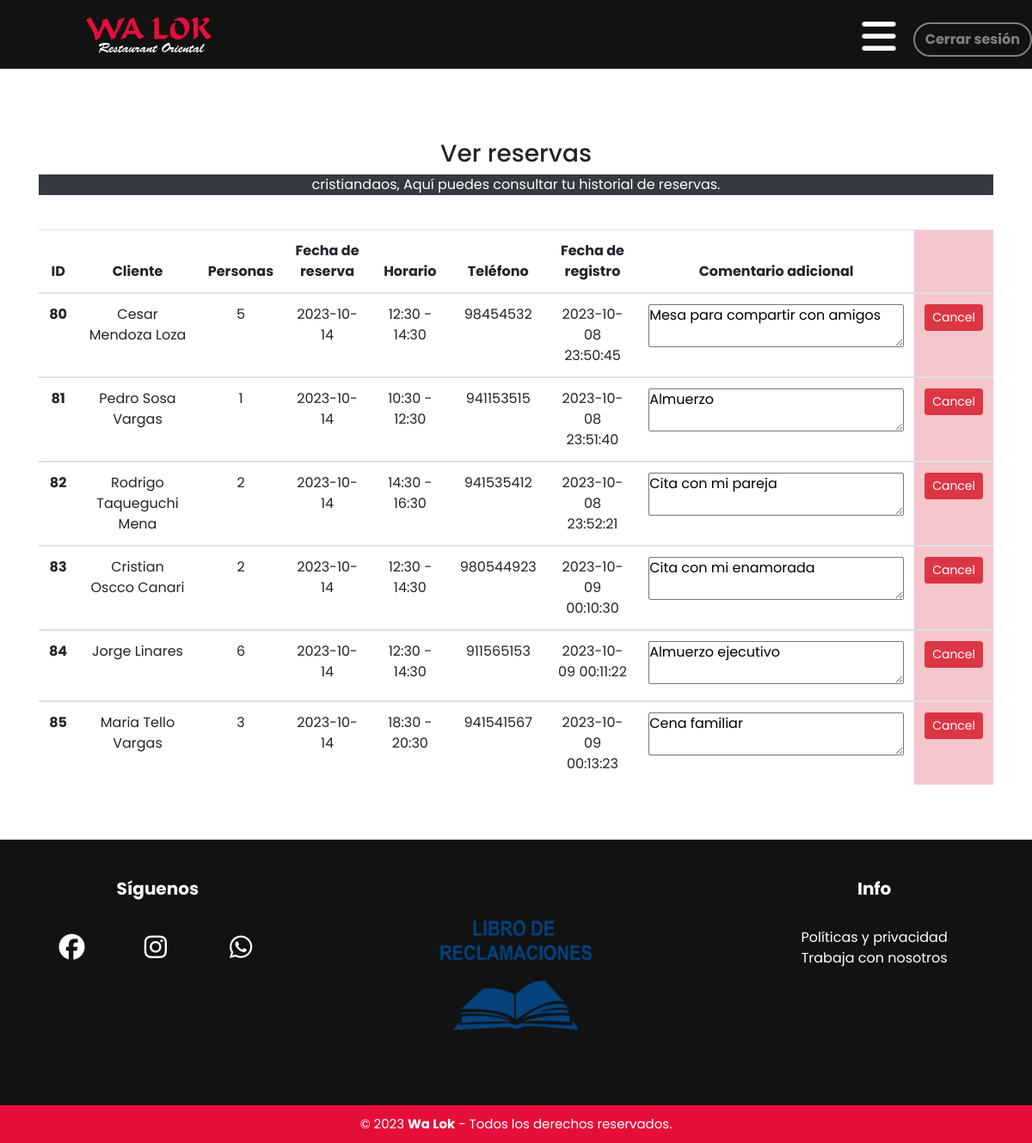
Screenshot of /view_reservations.php (signed in) with the database file from the repository.
### tables this page shows
CREATE TABLE `reservation` (
  `reserv_id` int(11) NOT NULL,
  `f_name` text NOT NULL,
  `l_name` text NOT NULL,
  `num_guests` int(11) NOT NULL,
  `num_tables` int(11) NOT NULL,
  `rdate` date NOT NULL,
  `time_zone` text NOT NULL,
  `telephone` text NOT NULL,
  `comment` mediumtext NOT NULL,
  `reg_date` timestamp NOT NULL DEFAULT current_timestamp(),
  `user_fk` int(11) NOT NULL
);

### includes/view.reservation.inc.php (the view, shortened to what this page needs)
<?php
if(isset($_SESSION['user_id'])){
    require 'includes/dbh.inc.php';
    $user = $_SESSION['user_id'];
    $role = $_SESSION['role'];
    if($role==1){
    $sql = "SELECT * FROM reservation WHERE user_fk = $user";
    $result = $conn->query($sql);
    if ($result->num_rows > 0) {
        echo
        '
            <table class="table table-hover table-responsive-sm text-center">
                <thead>
                    <tr>
                        <th scope="col">Cliente</th>
                        <th scope="col">Personas</th>
                        <th scope="col">Fecha de reserva</th>
                        <th scope="col">Horario</th>
                        <th scope="col">Teléfono</th>
                        <th scope="col">Fecha de registro</th>
                        <th scope="col">Comentario adicional</th>
                        <th class="table-danger" scope="col"></th>
                    </tr>
                </thead> ';
        while($row = $result->fetch_assoc()) {
        echo"
                <tbody>
                    <tr>
                    <form action='includes/delete.php' method='POST'>
                    <input name='reserv_id' type='hidden' value=".$row["reserv_id"].">
                      <th scope='row'>".$row["f_name"]." ".$row["l_name"]."</th>
                      <td>".$row["num_guests"]."</td>
                      <td>".$row["rdate"]."</td>
                      <td>".$row["time_zone"]."</td>
                      <td>".$row["telephone"]."</td>
                      <td>".$row["reg_date"]."</td>
                      <td><textarea readonly>".$row["comment"]."</textarea></td>
                      <td class='table-danger'><button type='submit' name='delete-submit' class='btn btn-danger btn-sm'>Cancel</button></td>
                          </form>
                    </tr>
              </tbody>";
        }
        echo "</table>";
    }
    else {    echo "<p class='text-white text-center bg-danger'>Your reservation list is empty!<p>"; }
    }
    else if($role==2 || 3){
    $sql = "SELECT * FROM reservation";
    $result = $conn->query($sql);
    if ($result->num_rows > 0) {
        echo
        '
            <table class="table table-hover table-responsive-sm text-center">
                <thead>
                    <tr>
                        <th scope="col">ID</th>
                        <th scope="col">Cliente</th>
                        <th scope="col">Personas</th>
                        <th scope="col">Fecha de reserva</th>
                        <th scope="col">Horario</th>
                        <th scope="col">Teléfono</th>
                        <th scope="col">Fecha de registro</th>
                        <th scope="col">Comentario adicional</th>
                        <th class="table-danger" scope="col"></th>
                    </tr>
                </thead> ';
        while($row = $result->fetch_assoc()) {
        echo"
                <tbody>
                    <tr>
                    <form action='includes/delete.php' method='POST'>
                      <input name='reserv_id' type='hidden' value=".$row["reserv_id"].">
                      <th scope='row'>".$row["reserv_id"]."</th>
                      <td>".$row["f_name"]." ".$row["l_name"]."</td>
                      <td>".$row["num_guests"]."</td>
                      <td>".$row["rdate"]."</td>
                      <td>".$row["time_zone"]."</td>
                      <td>".$row["telephone"]."</td>
                      <td>".$row["reg_date"]."</td>
                      <td><textarea readonly>".$row["comment"]."</textarea></td>
                      <td class='table-danger'><button type='submit' name='delete-submit' class='btn btn-danger btn-sm'>Cancel</button></td>
                          </form>
                    </tr>
              </tbody>";
        }
        echo "</table>";
    }
    else {    echo "<p class='text-white text-center bg-danger'>¡Tu lista de reservas está vacía!<p>"; }
    }
}

### header.php (shortened to what this page needs)
<!DOCTYPE html>
<html lang="es">
<head>
<link href="css/header.css" rel="stylesheet" type="text/css">
<link rel="stylesheet" href="https://stackpath.bootstrapcdn.com/bootstrap/4.1.0/css/bootstrap.min.css">
</head>
<body>
    <nav>
        <label for="check" class="checkbtn">
            <i class="fas fa-bars"></i>
        </label>
        <a href="index.php" class="enlace">
            <img src="img/Logo_Walok.png" alt="" class="logo">
        </a>
        <?php
            if(isset($_SESSION['user_id'])){
                echo '
                <form class="navbar-form navbar-right" action="includes/logout.inc.php" method="post">
                <button type="submit" name="logout-submit" class="btn btn-outline-dark" style="float:right;
                margin-top: 26px; font-weight:bold; border: solid 2px #343a40; border-color:gray; color:gray; border-radius: 20px;">Cerrar sesión</button></form>';
            }
        ?>
    </nav>

### view_reservations.php (shortened to what this page needs)
<?php
require "header.php";
?>
<head>
        <link rel="stylesheet" href="css/reservation.css">
        <link rel="stylesheet" href="https://cdnjs.cloudflare.com/ajax/libs/font-awesome/6.4.2/css/all.min.css" />
</head>
<br><br>
<div class="container">
<h3 class="text-center"><br>Ver reservas<br></h3>
<?php
    if(isset($_SESSION['user_id'])){
        echo '<p class="text-white bg-dark text-center">'. $_SESSION['username'] .', Aquí puedes consultar tu historial de reservas.</p><br>';
    require 'includes/view.reservation.inc.php';
 }
    else {
        echo '	<p class="text-center text-danger"><br>¡Actualmente no has iniciado sesión!<br></p>
        <p class="text-center">¡Para hacer una reserva tienes que crear una cuenta!<br><br><p>';
    }
?>
</div>
<br><br>
<?php
require "footer.php";
?>

### footer.php
<head>
    <link rel="stylesheet" href="css/footer.css">
</head>
<footer class="footer">
        <div class="g1">
            <div class="box">
                <h2>Síguenos</h2>
                <div class="social">
                    <a href="https://www.facebook.com/WalokMiraflores" target="_blank" class="fa-brands fa-facebook"></a>
                    <a href="https://www.instagram.com/restauranteorientalwalok/" target="_blank" class="fa-brands fa-instagram"></a>
                    <a href="#" class="fa-brands fa-whatsapp"></a>
                </div>
            </div>
            <div class="box">
                <figure>
                    <a href="#">
                        <img src="img/libro-de-reclamaciones.webp" alt="libro-de-reclamaciones">
                    </a>
                </figure>
            </div>
            <div class="box">
                <h2>Info</h2>
                <a href="./politicas.php" class="info">Políticas y privacidad</a><br>
                <a href="./trabajo.php" class="info">Trabaja con nosotros</a>
            </div>
        </div>
        <div class="g2">
            <small>&copy; 2023 <b>Wa Lok</b> - Todos los derechos reservados.</small>
        </div>
    </footer>

### css/header.css (style rules this page uses)
* { margin: 0; padding: 0; font-family: 'Poppins', sans-serif; }
nav { background: #121212; height: 80px; width: 100%; overflow: hidden; position: sticky; top: 0px; z-index: 2; }
.enlace { position: absolute; padding: 20px 100px; }
.logo { height: 45px; }
.checkbtn { display: none; }
@media (max-width: 1200px) { body nav { display: flex; flex-direction: row; justify-content: space-between; } }
@media (max-width: 1200px) { body nav label.checkbtn, .check { display: flex; color: rgb(255, 255, 255); margin-left: auto; margin-top: 20px; margin-right: 20px; } }
@media (max-width: 1200px) { body nav i { font-size: 45px; } }

### css/reservation.css (style rules this page uses)
* { margin: 0; padding: 0; box-sizing: border-box; font-family: 'Poppins', sans-serif; }
h2 { font-size: 50px; font-weight: 600; text-align: left; color: rgb(229, 14, 58); padding-bottom: 8px; border-bottom: none; }
.footer { width: 100%; background-color: #121212; }
.footer .g1 { width: 100%; max-width: 1200px; margin: auto; display: grid; grid-template-columns: repeat(3, 1fr); grid-gap: 50px; padding: 45px 0px; }
.footer .g1 .box figure { width: 100%; height: 100%; display: flex; justify-content: center; align-items: center; }
.footer .g1 .box figure img { width: 180px; }
.footer .g1 .box h2 { color: #fff; margin-bottom: 25px; font-size: 20px; text-align: center; justify-content: center; }
.footer .g1 .box { text-align: center; }
.footer .g1 .box .info { color: #fff; }
.footer .g1 .box .social a { color: #fff; font-size: 30px; text-decoration: none; width: 55px; height: 45px; line-height: 45px; margin-right: 40px; padding-left: 32px; transition: all 300ms ease; }
.footer .g2 { background-color: #E50E3A; padding: 10px; text-align: center; color: #fff; }
.footer .g2 small { font-size: 15px; }

### css/footer.css (style rules this page uses)
.footer { width: 100%; background-color: #121212; }
.footer .g1 { width: 100%; max-width: 1200px; margin: auto; display: grid; grid-template-columns: repeat(3, 1fr); grid-gap: 50px; padding: 45px 0px; }
.footer .g1 .box figure { width: 100%; height: 100%; display: flex; justify-content: center; align-items: center; }
.footer .g1 .box figure img { width: 180px; }
.footer .g1 .box h2 { font-weight: bold; color: #fff; margin-bottom: 25px; font-size: 20px; text-align: center; justify-content: center; }
.footer .g1 .box { text-align: center; }
.footer .g1 .box .info { color: #fff; }
.footer .g1 .box .social a { color: #fff; font-size: 30px; text-decoration: none; width: 55px; height: 45px; line-height: 45px; margin-right: 40px; padding-left: 32px; transition: all 300ms ease; }
.footer .g2 { background-color: #E50E3A; padding: 10px; text-align: center; color: #fff; }
.footer .g2 small { font-size: 15px; }

### rows the page displays
reservation: reserv_id "80", f_name "Cesar", l_name "Mendoza Loza", num_guests "5", rdate "2023-10-14", time_zone "12:30 - 14:30", telephone "98454532", reg_date "2023-10-08 23:50:45", comment "Mesa para compartir con amigos"
reservation: reserv_id "81", f_name "Pedro", l_name "Sosa Vargas", num_guests "1", rdate "2023-10-14", time_zone "10:30 - 12:30", telephone "941153515", reg_date "2023-10-08 23:51:40", comment "Almuerzo"
reservation: reserv_id "82", f_name "Rodrigo", l_name "Taqueguchi Mena", num_guests "2", rdate "2023-10-14", time_zone "14:30 - 16:30", telephone "941535412", reg_date "2023-10-08 23:52:21", comment "Cita con mi pareja"
reservation: reserv_id "83", f_name "Cristian", l_name "Oscco Canari", num_guests "2", rdate "2023-10-14", time_zone "12:30 - 14:30", telephone "980544923", reg_date "2023-10-09 00:10:30", comment "Cita con mi enamorada"
reservation: reserv_id "84", f_name "Jorge", l_name "Linares", num_guests "6", rdate "2023-10-14", time_zone "12:30 - 14:30", telephone "911565153", reg_date "2023-10-09 00:11:22", comment "Almuerzo ejecutivo"
reservation: reserv_id "85", f_name "Maria", l_name "Tello Vargas", num_guests "3", rdate "2023-10-14", time_zone "18:30 - 20:30", telephone "941541567", reg_date "2023-10-09 00:13:23", comment "Cena familiar"

### other values shown
$_SESSION['username'] "cristiandaos"
